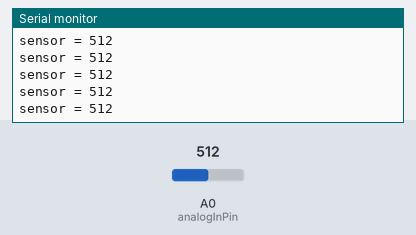
This sketch was run on a simulated Arduino Uno, built with avr-gcc and run on an emulated ATmega328P. Parts: the last lines printed to the serial monitor. The inputs (shaded band) are chosen by the test bench; at power-on: A0 (analogInPin) = 512.

Above: at 1.2 s.
1.3 s: A0 (analogInPin) set to 109
At 2.0 s:
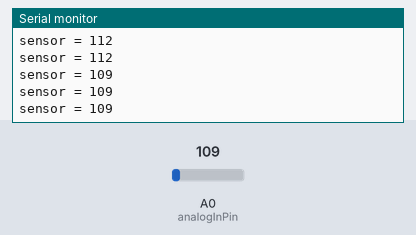
4.3 s: A0 (analogInPin) set to 99
At 5.0 s:
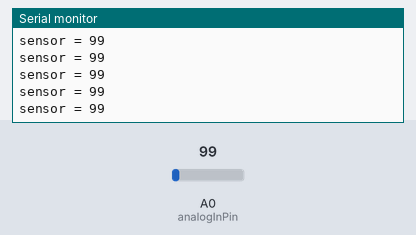
8.8 s: A0 (analogInPin) set to 10
At 9.4 s:
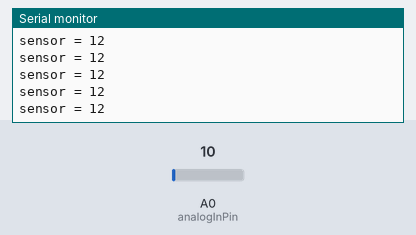
11.8 s: A0 (analogInPin) set to 8
At 12.4 s:
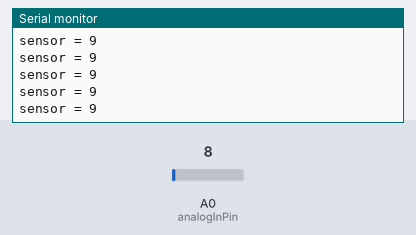
Timing chart, 0 to 14.8 s (numbered marks = the images above; inputs shaded):
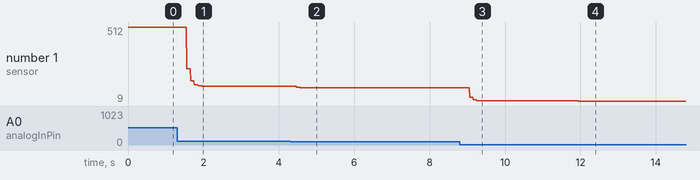

The sketch:

DistanceSensorFilter.ino
```cpp
const int analogInPin = A0;  // Analog input pin that the potentiometer is attached to

int sensorValue = 0;        // value read from the pot

const int MAX_VALUE_FOR_SENSOR_POLLING_COUNTER = 20;
const int MAX_VALUE_FOR_SENSOR_CURRENT_COUNTER = 15;

// filter vars
int biggerValCounter = 0;
int smallerValCounter = 0;
int currentValCounter = 0;
int sensorPollingCounter = 0;
int sensorDataVariance = 3;
int returnVal = -1;
int waitCounterTime = 6;

float alpha = 0.7;

void setup()
{
  // initialize serial communications at 9600 bps:
  Serial.begin(9600);
}

int isBigger(int v, int c, int delta)
{
  return v > c + delta;
}

void loop() {
  // read the analog in value:
  sensorValue = analogRead(analogInPin);

  if (returnVal < 0)
    returnVal = sensorValue;

  if (abs(sensorValue - returnVal) < sensorDataVariance)
    currentValCounter++;
  else if (sensorValue < returnVal)
    smallerValCounter++;
  else
    biggerValCounter++;

  sensorPollingCounter++;

  int isValBigger = isBigger(biggerValCounter, currentValCounter, sensorDataVariance);
  int isValSmaller = isBigger(smallerValCounter, currentValCounter, sensorDataVariance);
  int isUpdateVal = sensorPollingCounter > waitCounterTime && (isValBigger || isValSmaller);
  if (isUpdateVal)
  {
      returnVal = sensorValue * alpha + returnVal * (1.0 - alpha);
  }

  if (isUpdateVal || sensorPollingCounter > MAX_VALUE_FOR_SENSOR_POLLING_COUNTER || currentValCounter > MAX_VALUE_FOR_SENSOR_CURRENT_COUNTER)
  {
      biggerValCounter = 0;
      currentValCounter = 0;
      smallerValCounter = 0;
      sensorPollingCounter = 0;
  }

  if (1)
  {
    // print the results to the serial monitor:
    Serial.print("sensor = " );
    Serial.println(returnVal);
  }

  // wait 2 milliseconds before the next loop
  // for the analog-to-digital converter to settle
  // after the last reading:
  delay(2);
}
```

Measured:
- after the input at 1.3 s, the serial monitor: prints a new line after 0.26 s (image 1)
- after the input at 4.3 s, the serial monitor: prints a new line after 0.17 s (image 2)
- after the input at 8.8 s, the serial monitor: prints a new line after 0.26 s (image 3)
- after the input at 11.8 s, the serial monitor: prints a new line after 0.14 s (image 4)
- plotted number 1: 512 → 109 after the input at 1.3 s, 109 → 99 after the input at 4.3 s, 99 → 12 after the input at 8.8 s, 12 → 9 after the input at 11.8 s
